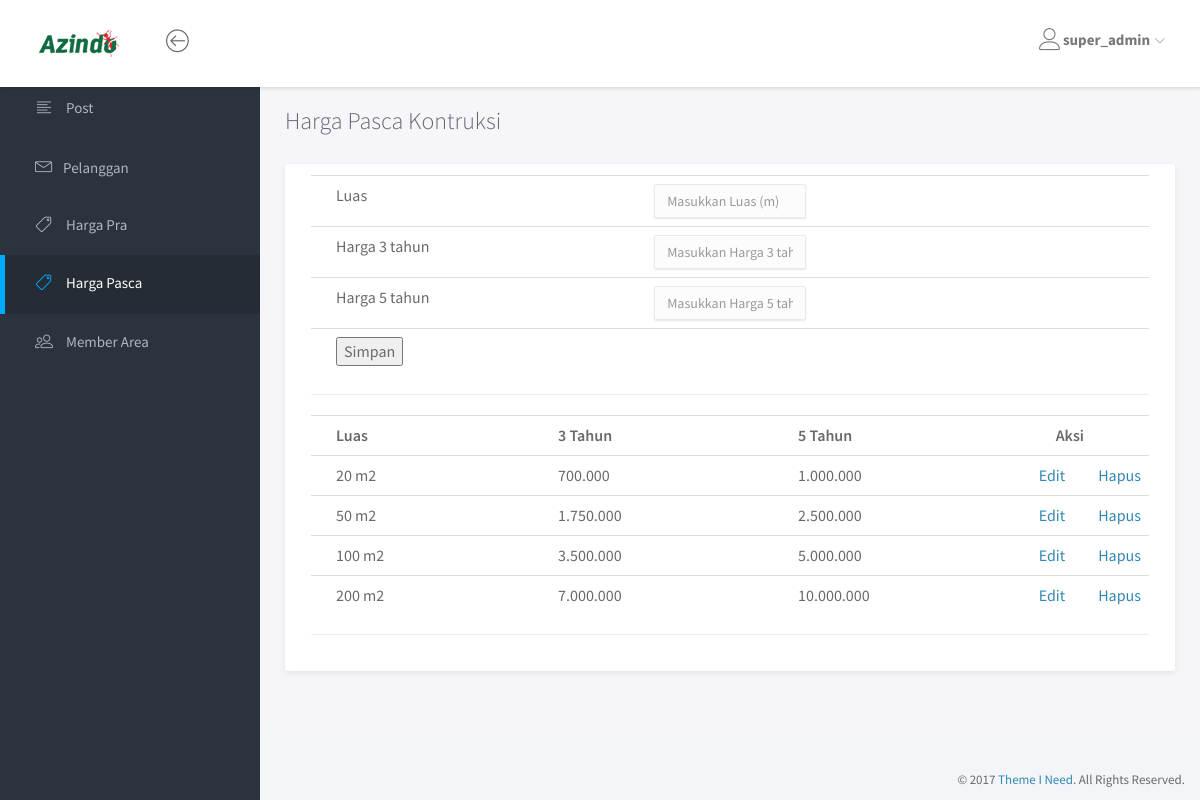
The page /admin/harga-pasca/index.php (signed in) on the database its author committed.
### tables this page shows
CREATE TABLE `harga` (
  `id_harga` int(3) NOT NULL,
  `luas` char(7) NOT NULL,
  `hrg_3thn` char(11) NOT NULL,
  `hrg_5thn` char(11) NOT NULL
);

### admin/harga-pasca/index.php (the view, shortened to what this page needs)
<?php if(isset($_SESSION['username'])){ ?>
<html>
<head>
	<link rel="stylesheet" href="../assets/vendor/bootstrap/css/bootstrap.min.css">
	<link rel="stylesheet" href="../assets/vendor/font-awesome/css/font-awesome.min.css">
	<link rel="stylesheet" href="../assets/vendor/linearicons/style.css">
	<link rel="stylesheet" href="../assets/css/main.css">
	<link rel="stylesheet" href="../assets/css/demo.css">
</head>
<body>
	<div id="wrapper">
		<nav class="navbar navbar-default navbar-fixed-top">
			<div class="brand">
				<a href="../index.php"><img src="../assets/img/logo-dark.png" alt="Klorofil Logo" class="img-responsive logo"></a>
			</div>
			<div class="container-fluid">
				<div class="navbar-btn">
					<button type="button" class="btn-toggle-fullwidth"><i class="lnr lnr-arrow-left-circle"></i></button>
				</div>
				<div id="navbar-menu">
					<ul class="nav navbar-nav navbar-right">
						<li class="dropdown">
							<a href="#" class="dropdown-toggle" data-toggle="dropdown"><i class="lnr lnr-user"></i><span><strong><?php echo $_SESSION['username']; ?></strong></span> <i class="icon-submenu lnr lnr-chevron-down"></i></a>
						</li>
					</ul>
				</div>
			</div>
		</nav>
		<div id="sidebar-nav" class="sidebar">
			<div class="sidebar-scroll">
				<nav>
					<ul class="nav">
						<li><a href="../index.php" class=""><i class="lnr lnr-text-align-left"></i> <span>Post</span></a></li>
						<li><a href="../pelanggan/index.php?hello=true" class=""><i class="lnr lnr-envelope"></i>Pelanggan  <span class='buble' id="jumlah"></span></a></li>
						<li><a href="../harga-pra" class=""><i class="lnr lnr-tag"></i> <span>Harga Pra</span></a></li>
						<li><a href="index.php" class="active"><i class="lnr lnr-tag"></i> <span>Harga Pasca</span></a></li>
						<li><a href="../member-area/" class=""><i class="lnr lnr-users"></i> <span>Member Area</span></a></li>
					</ul>
				</nav>
			</div>
		</div>
		<div class="main">
			<div class="main-content">
				<div class="container-fluid">
					<h3 class="page-title">Harga Pasca Kontruksi</h3>
					<div class="panel panel-headline">
						<div class="panel-body">
							<form method="POST" action="harga_proses.php" name="form1" onSubmit="return cekInputan();">
							<table class="table">
                            <tr>
                            	<td width="40%">Luas</td>
                                <td width="20%"> <input type="text" class="form-control" name="luas" placeholder="Masukkan Luas (m)"></td>
                                <td width="40%"><p id="luasmissing" style="color:black; font-size:small; visibility:hidden;">Masukkan luas dengan benar</p></td>
                            </tr>
                            <tr>
                            	<td>Harga 3 tahun</td>
                                <td> <input type="text" class="form-control" name="tigathn" onkeydown="return numbersonly(this, event);" onkeyup="javascript:tandaPemisahTitik(this);" placeholder="Masukkan Harga 3 tahun"></td>
								<td width="40%"><p id="tigamissing" style="color:black; font-size:small; visibility:hidden;">Masukkan Harga 3 tahun</p></td>
                            </tr>
                            <tr>
                            	<td>Harga 5 tahun</td>
                                <td><input type="text" class="form-control" name="limathn"  onkeydown="return numbersonly(this, event);" onkeyup="javascript:tandaPemisahTitik(this);" placeholder="Masukkan Harga 5 tahun"></td>
								<td width="40%"><p id="limamissing" style="color:black; font-size:small; visibility:hidden;">Masukkan Harga 5 tahun</p></td>
                            </tr>
                            <tr>
                            	<td colspan="3"><button type="submit">Simpan</button></td>
                            </tr>
                            </table>
                          </form>
						  <hr>
							<table class="table">
                            <tr>
                                <th width="30%"> Luas</th>
                                <th width="30%"> 3 Tahun</th>
                                <th  width="30%"> 5 Tahun</th>
                                <th  width="10%" colspan ="2" align="right"> Aksi</th>
                            </tr>
							 <?php
								  include "../koneksi.php";
								  $query = "SELECT * FROM harga";
								  $sql = mysqli_query($connect, $query);
								  while($data = mysqli_fetch_array($sql)){
									$angka = $data['hrg_3thn'];
									$angka2 = $data['hrg_5thn'];
									echo "<tr>";
									echo "<td>".$data['luas']."</td>";
									echo "<td>".$angka."</td>";
									echo "<td>".$angka2."</td>";
									echo "<td><a href='edit.php?id_harga=".$data['id_harga']."'>Edit</a></td>";
									echo "<td><a href='hapus.php?id_harga=".$data['id_harga']."'> Hapus</a></td>";
									echo "</tr>";
								  }
								  ?>
                            </table>
							<hr>
						</div>
					</div>
				</div>
			</div>
		</div>
		<footer>
			<div class="container-fluid">
				<p class="copyright">&copy; 2017 <a href="https://www.themeineed.com" target="_blank">Theme I Need</a>. All Rights Reserved.</p>
			</div>
		</footer>
	</div>
</body>
</html>
<?php
}else{
header("location:../login.php");
}
?>

### admin/assets/css/main.css (style rules this page uses)
html { position: relative; min-height: 100%; }
body { background-color: #F3F5F8; font-family: "Source Sans Pro", sans-serif; font-size: 15px; color: #676a6d; }
a { color: #3287B2; }
th { font-weight: 600; }
.page-title { margin-top: 0; margin-bottom: 30px; font-weight: 300; }
footer { position: absolute; bottom: 0; right: 0; padding-top: 15px; padding-bottom: 10px; }
.copyright { margin-bottom: 0; text-align: right; font-size: 13px; }
#wrapper .sidebar { -webkit-transition: all 0.3s ease-in-out; -moz-transition: all 0.3s ease-in-out; -ms-transition: all 0.3s ease-in-out; -o-transition: all 0.3s ease-in-out; transition: all 0.3s ease-in-out; width: 260px; height: 100%; float: left; background-color: #2B333E; position: fixed; left: 0; }
#wrapper .main { -webkit-transition: all 0.3s ease-in-out; -moz-transition: all 0.3s ease-in-out; -ms-transition: all 0.3s ease-in-out; -o-transition: all 0.3s ease-in-out; transition: all 0.3s ease-in-out; width: calc(100% - 260px); left: 0; position: relative; float: right; background-color: #f5f5fa; }
#wrapper #sidebar-nav, #wrapper .main { padding-top: 80px; }
.main-content { padding: 28px 10px; }
.navbar-default { -webkit-transition: all 0.3s ease-in-out; -moz-transition: all 0.3s ease-in-out; -ms-transition: all 0.3s ease-in-out; -o-transition: all 0.3s ease-in-out; transition: all 0.3s ease-in-out; -moz-box-shadow: 1px 2px 3px rgba(0, 0, 0, 0.1); -webkit-box-shadow: 1px 2px 3px rgba(0, 0, 0, 0.1); box-shadow: 1px 2px 3px rgba(0, 0, 0, 0.1); -webkit-border-radius: 0; -moz-border-radius: 0; border-radius: 0; padding: 0; margin: 0; border: none; background-color: #fff; }
.navbar-default .brand { float: left; padding: 30px 39px; background-color: #fff; }
.navbar-btn { float: left; padding: 16px 0; }
.navbar-btn button { font-size: 24px; padding: 4px 8px; line-height: .7; border: none; background: none; outline: none; }
.navbar-nav > li > a { padding: 28px 20px; }
.navbar-nav > li > a > i { font-size: 22px; margin-right: 2px; vertical-align: middle; }
.navbar-nav > li > a > i.icon-submenu { margin-left: 2px; margin-right: 0; font-size: 10px; position: relative; top: 2px; }
.navbar-nav > li > a > span { position: relative; top: 2px; }
@media screen and (min-width: 768px) { .navbar-nav.navbar-right { margin-right: 0; } }
.sidebar { z-index: 9; }
.sidebar .nav > li > a { padding: 18px 30px; color: #AEB7C2; border-left: 5px solid transparent; }
.sidebar .nav > li > a:hover, .sidebar .nav > li > a:focus, .sidebar .nav > li > a.active { color: #fff; background-color: transparent; }
.sidebar .nav > li > a:hover i, .sidebar .nav > li > a:focus i, .sidebar .nav > li > a.active i { color: #00AAFF; }
.sidebar .nav > li > a:focus, .sidebar .nav > li > a.active { background-color: #252c35; border-left-color: #00AAFF; }
.sidebar .nav i { margin-right: 10px; font-size: 18px; }
.sidebar .nav span { -webkit-transition: all 0.3s ease-in-out; -moz-transition: all 0.3s ease-in-out; -ms-transition: all 0.3s ease-in-out; -o-transition: all 0.3s ease-in-out; transition: all 0.3s ease-in-out; position: relative; top: -2px; }
.form-control { -moz-box-shadow: 0px 1px 2px 0 rgba(0, 0, 0, 0.1); -webkit-box-shadow: 0px 1px 2px 0 rgba(0, 0, 0, 0.1); box-shadow: 0px 1px 2px 0 rgba(0, 0, 0, 0.1); -webkit-border-radius: 2px; -moz-border-radius: 2px; border-radius: 2px; border-color: #eaeaea; background-color: #fcfcfc; }
.panel { -webkit-border-radius: 3px; -moz-border-radius: 3px; border-radius: 3px; -moz-box-shadow: 0 2px 6px rgba(0, 0, 0, 0.08); -webkit-box-shadow: 0 2px 6px rgba(0, 0, 0, 0.08); box-shadow: 0 2px 6px rgba(0, 0, 0, 0.08); background-color: #fff; margin-bottom: 30px; }
.panel .panel-heading, .panel .panel-body, .panel .panel-footer { padding-left: 25px; padding-right: 25px; }
.panel .panel-body { padding-top: 10px; padding-bottom: 15px; }
.panel .table > thead > tr > td:first-child, .panel .table > thead > tr > th:first-child, .panel .table > tbody > tr > td:first-child, .panel .table > tbody > tr > th:first-child, .panel .table > tfoot > tr > td:first-child, .panel .table > tfoot > tr > th:first-child { padding-left: 25px; }
.panel .table > thead > tr > td:last-child, .panel .table > thead > tr > th:last-child, .panel .table > tbody > tr > td:last-child, .panel .table > tbody > tr > th:last-child, .panel .table > tfoot > tr > td:last-child, .panel .table > tfoot > tr > th:last-child { padding-left: 25px; }

### rows shown on the page
harga: luas "20 m2", hrg_3thn "700.000", hrg_5thn "1.000.000"
harga: luas "50 m2", hrg_3thn "1.750.000", hrg_5thn "2.500.000"
harga: luas "100 m2", hrg_3thn "3.500.000", hrg_5thn "5.000.000"
harga: luas "200 m2", hrg_3thn "7.000.000", hrg_5thn "10.000.000"

### other values the page prints
$_SESSION['username'] "super_admin"
